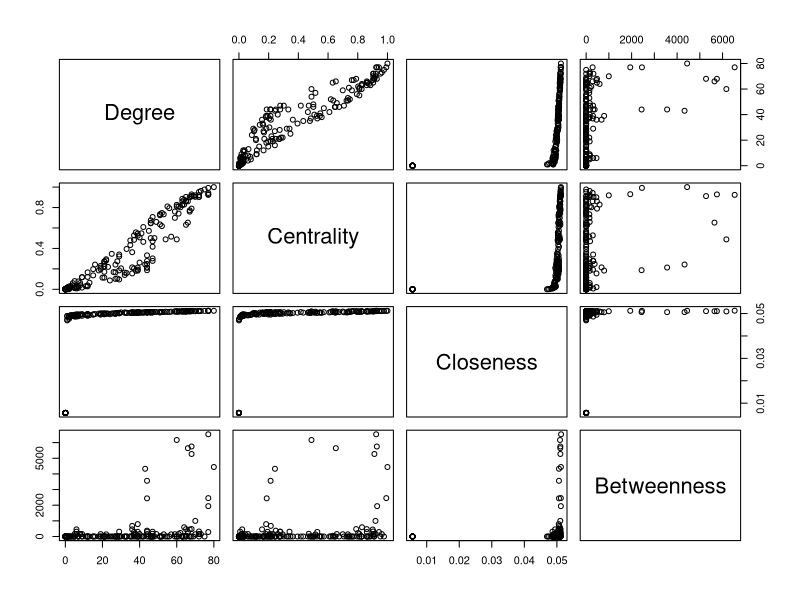
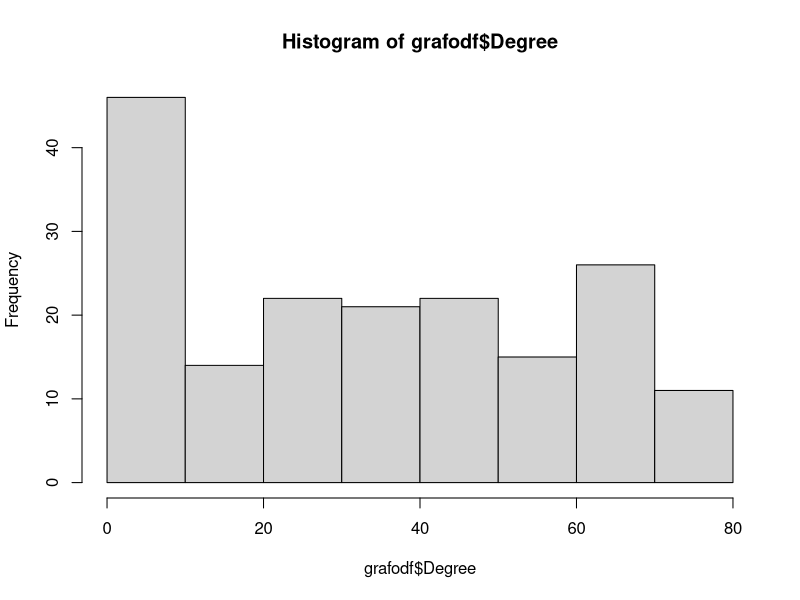
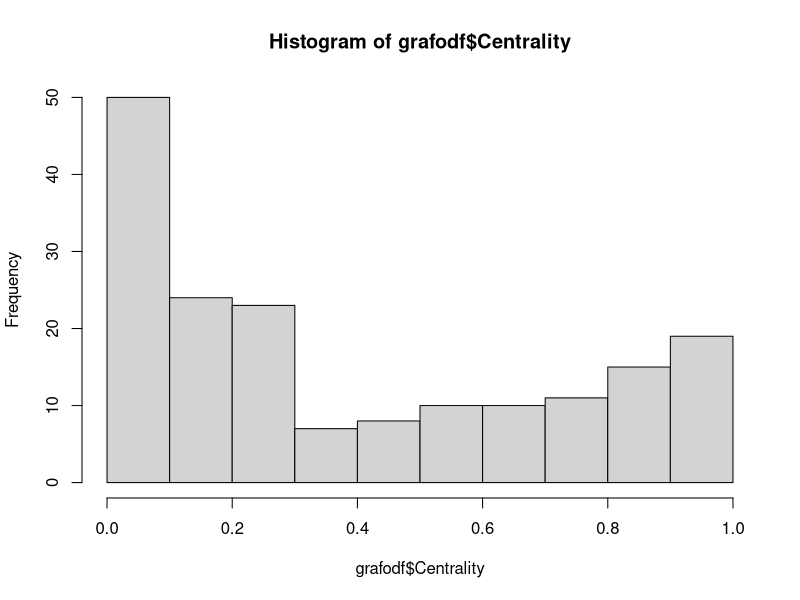
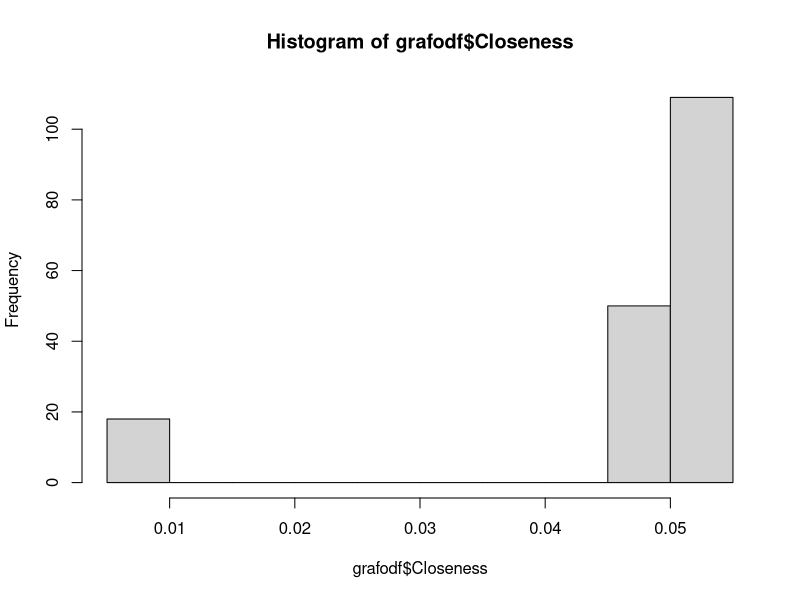
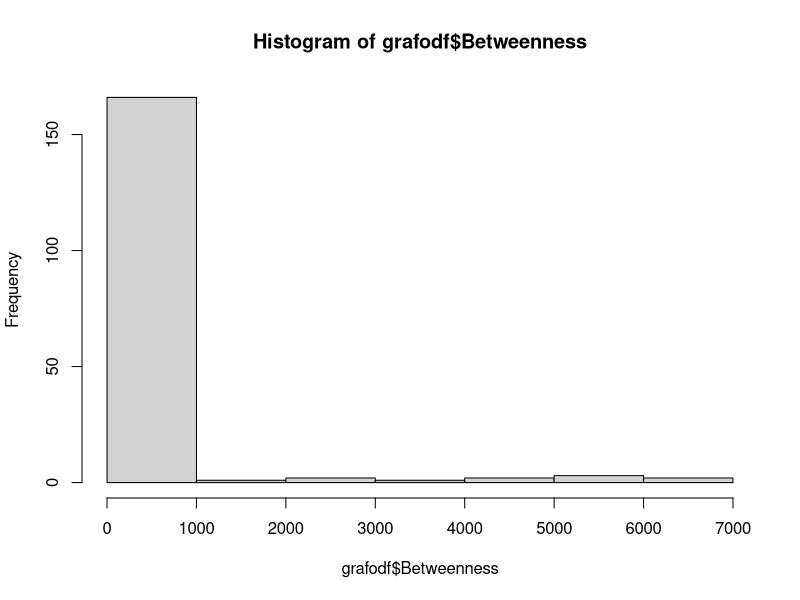
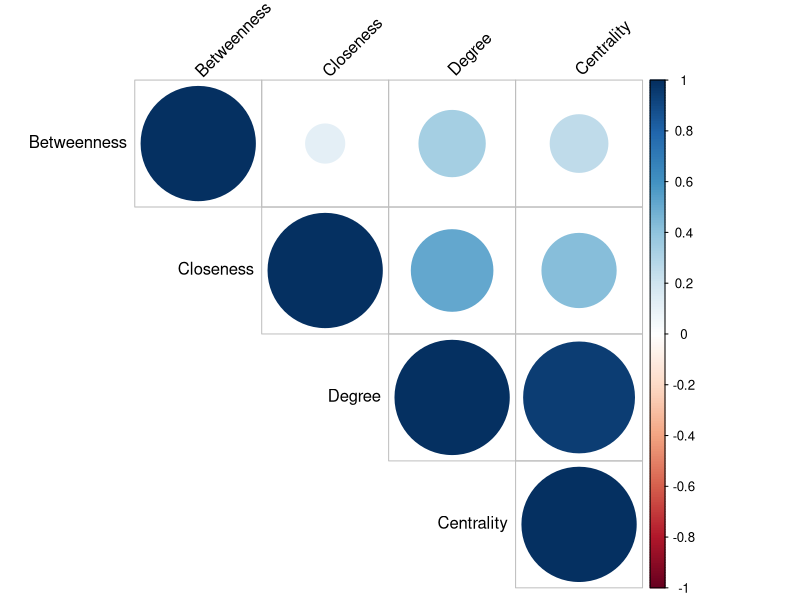
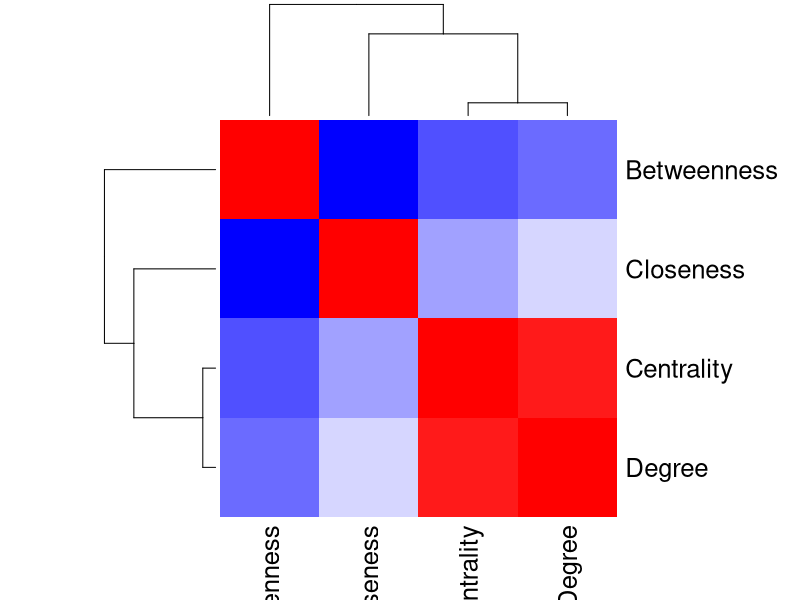
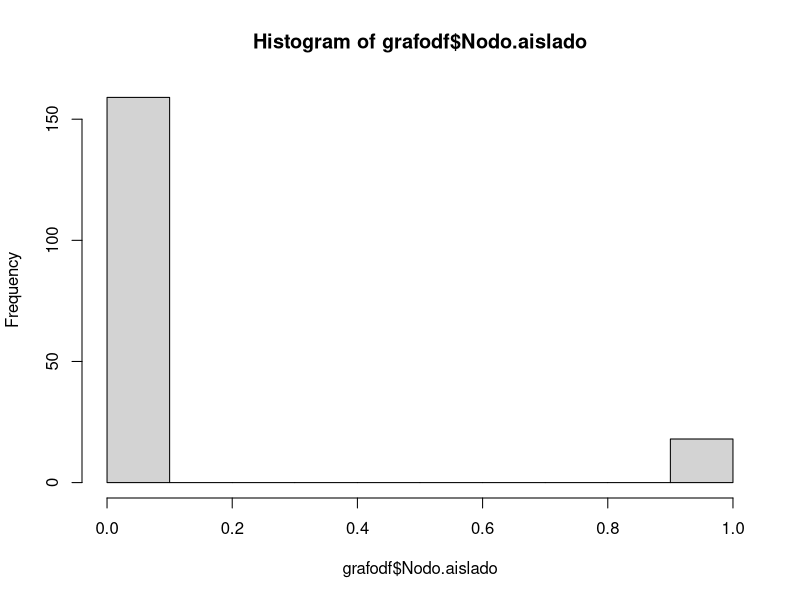

Reproduce these figures in R, in order.
## ---- chunk 1
#install.packages("corrplot")
library(igraph)
library(readxl)
library(corrplot)
## ---- chunk 2
grafodf <- read.table("./dataframe.txt", header = TRUE, sep = ",")
## ---- chunk 3
print(grafodf)
## ---- chunk 4
summary(grafodf)
## ---- chunk 5
plot(grafodf[, 2:5])
## ---- chunk 6
hist(grafodf$Degree)
hist(grafodf$Centrality)
hist(grafodf$Closeness)
hist(grafodf$Betweenness)
## ---- chunk 7
grafodf$Degree <- (grafodf$Degree - min(grafodf$Degree)) / (max(grafodf$Degree) - min(grafodf$Degree))
grafodf$Centrality <- (grafodf$Centrality - min(grafodf$Centrality)) / (max(grafodf$Centrality) - min(grafodf$Centrality))
grafodf$Closeness <- (grafodf$Closeness - min(grafodf$Closeness)) / (max(grafodf$Closeness) - min(grafodf$Closeness))
grafodf$Betweenness <- (grafodf$Betweenness - min(grafodf$Betweenness)) / (max(grafodf$Betweenness) - min(grafodf$Betweenness))

grafodf
## ---- chunk 8
cormatrix <- cor(grafodf[,2:5], method = "pearson")
print(cormatrix)
## ---- chunk 9
corrplot(cormatrix, type = "upper", order = "hclust", 
         tl.col = "black", tl.srt = 45)
## ---- chunk 10
col<- colorRampPalette(c("blue", "white", "red"))(20)
heatmap(x = cormatrix, col = col, symm = TRUE)
## ---- chunk 11
hist(grafodf$Nodo.aislado)
hist(grafodf$Estar.NCG)
## ---- chunk 12
plot(grafodf)
## ---- chunk 13
cm <- cor(grafodf[,2:7], method = "pearson")
print(cormatrix)
corrplot(cm, type = "upper", order = "hclust", 
         tl.col = "black", tl.srt = 45)
## ---- chunk 14
write.csv(grafodf, file="grafodf.txt")
